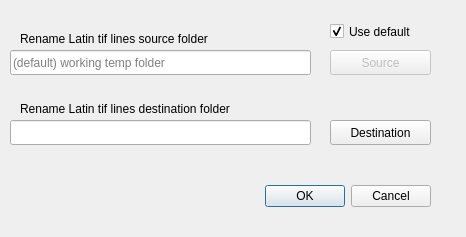
<?xml version="1.0" encoding="UTF-8"?>
<ui version="4.0">
 <class>tiflatinrenamelinesDialog</class>
 <widget class="QDialog" name="tiflatinrenamelinesDialog">
  <property name="windowModality">
   <enum>Qt::ApplicationModal</enum>
  </property>
  <property name="geometry">
   <rect>
    <x>0</x>
    <y>0</y>
    <width>466</width>
    <height>237</height>
   </rect>
  </property>
  <property name="windowTitle">
   <string>Rename Latin tif lines</string>
  </property>
  <property name="windowOpacity">
   <double>5.000000000000000</double>
  </property>
  <widget class="QDialogButtonBox" name="buttonBox">
   <property name="geometry">
    <rect>
     <x>260</x>
     <y>180</y>
     <width>171</width>
     <height>32</height>
    </rect>
   </property>
   <property name="orientation">
    <enum>Qt::Horizontal</enum>
   </property>
   <property name="standardButtons">
    <set>QDialogButtonBox::Cancel|QDialogButtonBox::Ok</set>
   </property>
  </widget>
  <widget class="QLineEdit" name="SourceLineEdit">
   <property name="geometry">
    <rect>
     <x>10</x>
     <y>50</y>
     <width>301</width>
     <height>25</height>
    </rect>
   </property>
   <property name="placeholderText">
    <string>(default) working temp folder</string>
   </property>
  </widget>
  <widget class="QPushButton" name="SourceButton">
   <property name="enabled">
    <bool>false</bool>
   </property>
   <property name="geometry">
    <rect>
     <x>330</x>
     <y>50</y>
     <width>101</width>
     <height>25</height>
    </rect>
   </property>
   <property name="text">
    <string>Source</string>
   </property>
   <property name="icon">
    <iconset resource="../UI_Icons.qrc">
     <normaloff>:/Icons/Icons/tiff-file.png</normaloff>:/Icons/Icons/tiff-file.png</iconset>
   </property>
  </widget>
  <widget class="QPushButton" name="DestinationButton">
   <property name="geometry">
    <rect>
     <x>330</x>
     <y>120</y>
     <width>101</width>
     <height>25</height>
    </rect>
   </property>
   <property name="text">
    <string>Destination</string>
   </property>
   <property name="icon">
    <iconset resource="../UI_Icons.qrc">
     <normaloff>:/Icons/Icons/tiff-file.png</normaloff>:/Icons/Icons/tiff-file.png</iconset>
   </property>
  </widget>
  <widget class="QLineEdit" name="DestinationLineEdit">
   <property name="geometry">
    <rect>
     <x>10</x>
     <y>120</y>
     <width>301</width>
     <height>25</height>
    </rect>
   </property>
  </widget>
  <widget class="QLabel" name="SourceLabel">
   <property name="geometry">
    <rect>
     <x>20</x>
     <y>30</y>
     <width>261</width>
     <height>17</height>
    </rect>
   </property>
   <property name="text">
    <string>Rename Latin tif lines source folder</string>
   </property>
  </widget>
  <widget class="QLabel" name="DestinationLabel">
   <property name="geometry">
    <rect>
     <x>20</x>
     <y>100</y>
     <width>291</width>
     <height>17</height>
    </rect>
   </property>
   <property name="text">
    <string>Rename Latin tif lines destination folder</string>
   </property>
  </widget>
  <widget class="QCheckBox" name="defaultsrcBox">
   <property name="geometry">
    <rect>
     <x>330</x>
     <y>20</y>
     <width>101</width>
     <height>23</height>
    </rect>
   </property>
   <property name="text">
    <string>Use default</string>
   </property>
   <property name="checked">
    <bool>true</bool>
   </property>
  </widget>
 </widget>
 <resources>
  <include location="../UI_Icons.qrc"/>
 </resources>
 <connections>
  <connection>
   <sender>buttonBox</sender>
   <signal>accepted()</signal>
   <receiver>tiflatinrenamelinesDialog</receiver>
   <slot>accept()</slot>
   <hints>
    <hint type="sourcelabel">
     <x>248</x>
     <y>254</y>
    </hint>
    <hint type="destinationlabel">
     <x>157</x>
     <y>274</y>
    </hint>
   </hints>
  </connection>
  <connection>
   <sender>buttonBox</sender>
   <signal>rejected()</signal>
   <receiver>tiflatinrenamelinesDialog</receiver>
   <slot>reject()</slot>
   <hints>
    <hint type="sourcelabel">
     <x>316</x>
     <y>260</y>
    </hint>
    <hint type="destinationlabel">
     <x>286</x>
     <y>274</y>
    </hint>
   </hints>
  </connection>
 </connections>
</ui>
